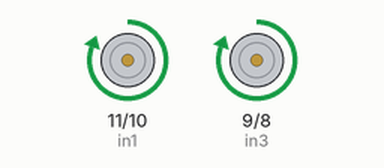
Simulated run of this sketch. Board: Arduino Uno, built with avr-gcc and run on an emulated ATmega328P. Parts: motor-driver pin pairs drawn as motors (green arrow = first pin HIGH = forward, orange = second pin HIGH = backward, longer = more drive, scaled by the enable pin).

Above: at 0.5 s.
Timing chart, 0 to 4.6 s (numbered marks = the images above):
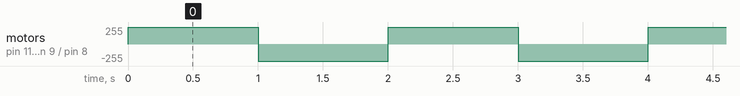

Measured:
- by itself, motor on pin 11 (in1) / pin 10 (in2), motor on pin 9 (in3) / pin 8 (in4): alternates forward 255/255 for 1.0 s and backward 255/255 for 1.0 s

The sketch:

motordiver.ino
```cpp
int in1 = 11; //Motor A
int in2 = 10;   //Motor A
int in3 = 9;     // Motor B
int in4 = 8;      //Motor B
int enA = 6;    // pwm Motor A
int enB = 5;  // pwm Motor B
void setup() {
  // put your setup code here, to run once:
pinMode(in1,OUTPUT);
pinMode(in2,OUTPUT);
pinMode(in3,OUTPUT);
pinMode(in4,OUTPUT);
pinMode(enA,OUTPUT);
pinMode(enB,OUTPUT);
}
void loop() {
  // put your main code here, to run repeatedly:
  analogWrite(enA, 255);
  analogWrite(enB, 255);
digitalWrite(in1,1);
digitalWrite(in2,0);
digitalWrite(in3,1);
digitalWrite(in4,0);
delay(1000);
analogWrite(enA, 255);
analogWrite(enB, 255);
digitalWrite(in1,0);
digitalWrite(in2,1);
digitalWrite(in3,0);
digitalWrite(in4,1);
delay(1000);
}
/* analogWrite(enA, 255);       //for enable RM1
analogWrite(enB, 255);
digitalWrite(in1,0); // Motor right
digitalWrite(in2,0); // Motor right
digitalWrite(in3,1); // Motor left
digitalWrite(in4,0); // Motor left
delay(1000);
analogWrite(enA, 255);               //for LM 1
analogWrite(enB, 255);
digitalWrite(in1,HIGH);
digitalWrite(in2,LOW);
digitalWrite(in3,LOW);
digitalWrite(in4,LOW);

delay(1000);
*/
//////////Right////////////////////////////////////////
/*digitalWrite(in1,LOW);/////Right motors
digitalWrite(in2,LOW);
digitalWrite(in3,HIGH);/////left motors////
digitalWrite(in4,LOW);*/
```
